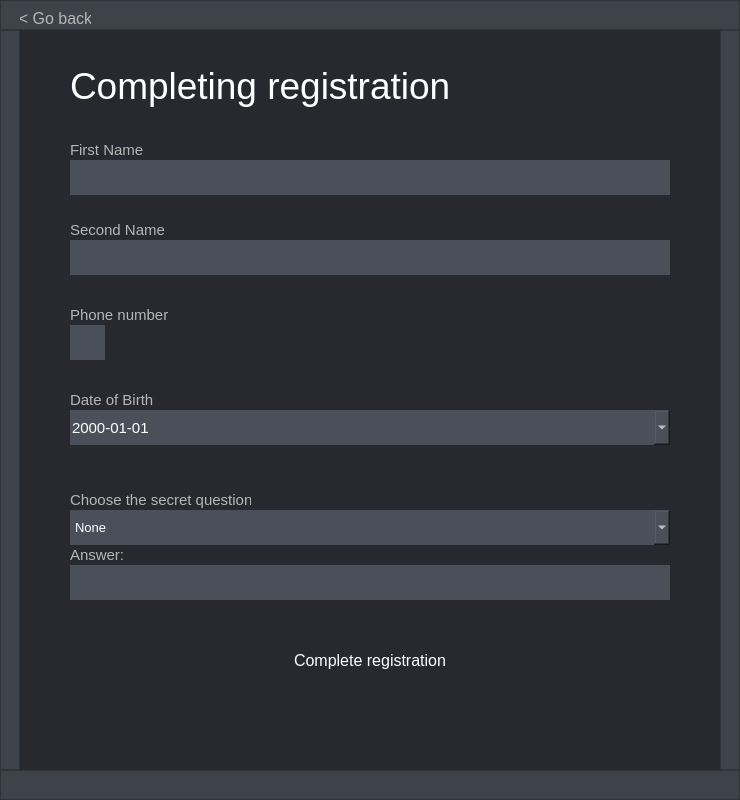
<?xml version="1.0" encoding="UTF-8"?>
<ui version="4.0">
 <class>RegistrationWindowFinal</class>
 <widget class="QWidget" name="RegistrationWindowFinal">
  <property name="geometry">
   <rect>
    <x>0</x>
    <y>0</y>
    <width>740</width>
    <height>800</height>
   </rect>
  </property>
  <property name="minimumSize">
   <size>
    <width>740</width>
    <height>800</height>
   </size>
  </property>
  <property name="maximumSize">
   <size>
    <width>740</width>
    <height>800</height>
   </size>
  </property>
  <property name="windowTitle">
   <string>Form</string>
  </property>
  <property name="styleSheet">
   <string notr="true">background-color: rgb(39, 41, 47);</string>
  </property>
  <widget class="QFrame" name="RightBorder_frame">
   <property name="geometry">
    <rect>
     <x>720</x>
     <y>30</y>
     <width>20</width>
     <height>740</height>
    </rect>
   </property>
   <property name="styleSheet">
    <string notr="true">background-color: rgb(62, 66, 75);
</string>
   </property>
   <property name="frameShape">
    <enum>QFrame::StyledPanel</enum>
   </property>
   <property name="frameShadow">
    <enum>QFrame::Raised</enum>
   </property>
  </widget>
  <widget class="QLabel" name="PhoneNumber_label">
   <property name="geometry">
    <rect>
     <x>70</x>
     <y>305</y>
     <width>281</width>
     <height>20</height>
    </rect>
   </property>
   <property name="font">
    <font>
     <family>Arial</family>
     <pointsize>11</pointsize>
    </font>
   </property>
   <property name="styleSheet">
    <string notr="true">color: rgb(182, 182, 182);</string>
   </property>
   <property name="text">
    <string>Phone number</string>
   </property>
  </widget>
  <widget class="QPushButton" name="CompleteRegistration_button">
   <property name="geometry">
    <rect>
     <x>70</x>
     <y>640</y>
     <width>600</width>
     <height>40</height>
    </rect>
   </property>
   <property name="font">
    <font>
     <family>Arial</family>
     <pointsize>12</pointsize>
     <bold>false</bold>
    </font>
   </property>
   <property name="cursor">
    <cursorShape>PointingHandCursor</cursorShape>
   </property>
   <property name="styleSheet">
    <string notr="true">QPushButton
{
	color: rgb(255, 255, 255);
	background: qlineargradient(x1:0, y1:0, x2:1, y2:1,
                stop:0 rgb(0, 200, 250), 
				stop: 0.4 rgb(30, 150, 255),
                stop:1 rgb(60, 90, 255));
	border: 0px;
}
QPushButton:hover
{
	
	background-color: rgb(25, 206, 255);
}</string>
   </property>
   <property name="text">
    <string>Complete registration</string>
   </property>
   <property name="iconSize">
    <size>
     <width>220</width>
     <height>40</height>
    </size>
   </property>
   <property name="autoRepeatDelay">
    <number>0</number>
   </property>
   <property name="autoRepeatInterval">
    <number>-4</number>
   </property>
   <property name="default">
    <bool>false</bool>
   </property>
  </widget>
  <widget class="QLabel" name="PhoneCode_label">
   <property name="geometry">
    <rect>
     <x>70</x>
     <y>325</y>
     <width>35</width>
     <height>35</height>
    </rect>
   </property>
   <property name="font">
    <font>
     <family>Arial</family>
     <pointsize>11</pointsize>
    </font>
   </property>
   <property name="styleSheet">
    <string notr="true">color: rgb(255, 255, 255);

background-color: rgb(74, 79, 90);</string>
   </property>
   <property name="text">
    <string/>
   </property>
  </widget>
  <widget class="QLabel" name="FirstName_label">
   <property name="geometry">
    <rect>
     <x>70</x>
     <y>140</y>
     <width>281</width>
     <height>20</height>
    </rect>
   </property>
   <property name="font">
    <font>
     <family>Arial</family>
     <pointsize>11</pointsize>
    </font>
   </property>
   <property name="styleSheet">
    <string notr="true">color: rgb(182, 182, 182);</string>
   </property>
   <property name="text">
    <string>First Name</string>
   </property>
  </widget>
  <widget class="QLabel" name="Error_window_label">
   <property name="geometry">
    <rect>
     <x>70</x>
     <y>700</y>
     <width>600</width>
     <height>51</height>
    </rect>
   </property>
   <property name="font">
    <font>
     <family>Arial</family>
     <pointsize>10</pointsize>
    </font>
   </property>
   <property name="styleSheet">
    <string notr="true">background-color: rgba(255, 255, 255, 0);
color: rgb(255, 50, 0);</string>
   </property>
   <property name="text">
    <string/>
   </property>
   <property name="alignment">
    <set>Qt::AlignHCenter|Qt::AlignTop</set>
   </property>
  </widget>
  <widget class="QFrame" name="BottomBorder_frame">
   <property name="geometry">
    <rect>
     <x>0</x>
     <y>770</y>
     <width>740</width>
     <height>30</height>
    </rect>
   </property>
   <property name="styleSheet">
    <string notr="true">background-color: rgb(62, 66, 75);</string>
   </property>
   <property name="frameShape">
    <enum>QFrame::StyledPanel</enum>
   </property>
   <property name="frameShadow">
    <enum>QFrame::Raised</enum>
   </property>
  </widget>
  <widget class="QLineEdit" name="SecondName_lineEdit">
   <property name="geometry">
    <rect>
     <x>70</x>
     <y>240</y>
     <width>600</width>
     <height>35</height>
    </rect>
   </property>
   <property name="sizePolicy">
    <sizepolicy hsizetype="Expanding" vsizetype="Expanding">
     <horstretch>0</horstretch>
     <verstretch>0</verstretch>
    </sizepolicy>
   </property>
   <property name="font">
    <font>
     <family>Arial</family>
     <pointsize>11</pointsize>
    </font>
   </property>
   <property name="styleSheet">
    <string notr="true">color: rgb(255, 255, 255);

background-color: rgb(74, 79, 90);</string>
   </property>
   <property name="text">
    <string/>
   </property>
   <property name="frame">
    <bool>false</bool>
   </property>
  </widget>
  <widget class="QLineEdit" name="FirstName_lineEdit">
   <property name="geometry">
    <rect>
     <x>70</x>
     <y>160</y>
     <width>600</width>
     <height>35</height>
    </rect>
   </property>
   <property name="sizePolicy">
    <sizepolicy hsizetype="Expanding" vsizetype="Expanding">
     <horstretch>0</horstretch>
     <verstretch>0</verstretch>
    </sizepolicy>
   </property>
   <property name="font">
    <font>
     <family>Arial</family>
     <pointsize>11</pointsize>
    </font>
   </property>
   <property name="styleSheet">
    <string notr="true">color: rgb(255, 255, 255);

background-color: rgb(74, 79, 90);</string>
   </property>
   <property name="text">
    <string/>
   </property>
   <property name="frame">
    <bool>false</bool>
   </property>
  </widget>
  <widget class="QLineEdit" name="Answer_lineEdit">
   <property name="geometry">
    <rect>
     <x>70</x>
     <y>565</y>
     <width>600</width>
     <height>35</height>
    </rect>
   </property>
   <property name="sizePolicy">
    <sizepolicy hsizetype="Expanding" vsizetype="Expanding">
     <horstretch>0</horstretch>
     <verstretch>0</verstretch>
    </sizepolicy>
   </property>
   <property name="font">
    <font>
     <family>Arial</family>
     <pointsize>11</pointsize>
    </font>
   </property>
   <property name="styleSheet">
    <string notr="true">color: rgb(255, 255, 255);

background-color: rgb(74, 79, 90);</string>
   </property>
   <property name="text">
    <string/>
   </property>
   <property name="frame">
    <bool>false</bool>
   </property>
  </widget>
  <widget class="QLabel" name="SecondName_label">
   <property name="geometry">
    <rect>
     <x>70</x>
     <y>220</y>
     <width>281</width>
     <height>20</height>
    </rect>
   </property>
   <property name="font">
    <font>
     <family>Arial</family>
     <pointsize>11</pointsize>
    </font>
   </property>
   <property name="styleSheet">
    <string notr="true">color: rgb(182, 182, 182);</string>
   </property>
   <property name="text">
    <string>Second Name</string>
   </property>
  </widget>
  <widget class="QComboBox" name="SecretQuestion_comboBox">
   <property name="geometry">
    <rect>
     <x>70</x>
     <y>510</y>
     <width>600</width>
     <height>35</height>
    </rect>
   </property>
   <property name="font">
    <font>
     <family>Arial</family>
     <pointsize>10</pointsize>
    </font>
   </property>
   <property name="styleSheet">
    <string notr="true">color: rgb(255, 255, 255);
border: 0px;
background-color: rgb(74, 79, 90);</string>
   </property>
   <item>
    <property name="text">
     <string>None</string>
    </property>
   </item>
   <item>
    <property name="text">
     <string>The city in which you were born.</string>
    </property>
   </item>
   <item>
    <property name="text">
     <string>The name of your favorite pet.</string>
    </property>
   </item>
   <item>
    <property name="text">
     <string>The your favorite food.</string>
    </property>
   </item>
   <item>
    <property name="text">
     <string>The maiden's name of your mother.</string>
    </property>
   </item>
   <item>
    <property name="text">
     <string>The make of your first car.</string>
    </property>
   </item>
   <item>
    <property name="text">
     <string>The model of your first phone.</string>
    </property>
   </item>
  </widget>
  <widget class="QLabel" name="Create_account_label">
   <property name="geometry">
    <rect>
     <x>70</x>
     <y>60</y>
     <width>391</width>
     <height>51</height>
    </rect>
   </property>
   <property name="font">
    <font>
     <family>Arial</family>
     <pointsize>28</pointsize>
    </font>
   </property>
   <property name="styleSheet">
    <string notr="true">color: rgb(255, 255, 255);</string>
   </property>
   <property name="text">
    <string>Completing registration</string>
   </property>
  </widget>
  <widget class="QLabel" name="DateOfBirth_label">
   <property name="geometry">
    <rect>
     <x>70</x>
     <y>390</y>
     <width>281</width>
     <height>20</height>
    </rect>
   </property>
   <property name="font">
    <font>
     <family>Arial</family>
     <pointsize>11</pointsize>
    </font>
   </property>
   <property name="styleSheet">
    <string notr="true">color: rgb(182, 182, 182);</string>
   </property>
   <property name="text">
    <string>Date of Birth</string>
   </property>
  </widget>
  <widget class="QFrame" name="LeftBorder_frame">
   <property name="geometry">
    <rect>
     <x>0</x>
     <y>30</y>
     <width>20</width>
     <height>740</height>
    </rect>
   </property>
   <property name="styleSheet">
    <string notr="true">background-color: rgb(62, 66, 75);
</string>
   </property>
   <property name="frameShape">
    <enum>QFrame::StyledPanel</enum>
   </property>
   <property name="frameShadow">
    <enum>QFrame::Raised</enum>
   </property>
  </widget>
  <widget class="QLabel" name="ChooseSecretQuetion_label">
   <property name="geometry">
    <rect>
     <x>70</x>
     <y>490</y>
     <width>181</width>
     <height>20</height>
    </rect>
   </property>
   <property name="font">
    <font>
     <family>Arial</family>
     <pointsize>11</pointsize>
    </font>
   </property>
   <property name="styleSheet">
    <string notr="true">color: rgb(182, 182, 182);</string>
   </property>
   <property name="text">
    <string>Choose the secret question</string>
   </property>
  </widget>
  <widget class="QDateEdit" name="dateEdit">
   <property name="geometry">
    <rect>
     <x>70</x>
     <y>410</y>
     <width>600</width>
     <height>35</height>
    </rect>
   </property>
   <property name="font">
    <font>
     <family>Arial</family>
     <pointsize>11</pointsize>
    </font>
   </property>
   <property name="styleSheet">
    <string notr="true">color: rgb(255, 255, 255);
border: 0px;
background-color: rgb(74, 79, 90);</string>
   </property>
   <property name="dateTime">
    <datetime>
     <hour>0</hour>
     <minute>0</minute>
     <second>0</second>
     <year>2000</year>
     <month>1</month>
     <day>1</day>
    </datetime>
   </property>
   <property name="displayFormat">
    <string>yyyy-MM-dd</string>
   </property>
   <property name="calendarPopup">
    <bool>true</bool>
   </property>
   <property name="date">
    <date>
     <year>2000</year>
     <month>1</month>
     <day>1</day>
    </date>
   </property>
  </widget>
  <widget class="QLabel" name="Answer_label">
   <property name="geometry">
    <rect>
     <x>70</x>
     <y>545</y>
     <width>281</width>
     <height>20</height>
    </rect>
   </property>
   <property name="font">
    <font>
     <family>Arial</family>
     <pointsize>11</pointsize>
    </font>
   </property>
   <property name="styleSheet">
    <string notr="true">color: rgb(182, 182, 182);</string>
   </property>
   <property name="text">
    <string>Answer:</string>
   </property>
  </widget>
  <widget class="QFrame" name="UpperBorder_frame">
   <property name="geometry">
    <rect>
     <x>0</x>
     <y>0</y>
     <width>740</width>
     <height>30</height>
    </rect>
   </property>
   <property name="styleSheet">
    <string notr="true">background-color: rgb(62, 66, 75);</string>
   </property>
   <property name="frameShape">
    <enum>QFrame::StyledPanel</enum>
   </property>
   <property name="frameShadow">
    <enum>QFrame::Raised</enum>
   </property>
   <widget class="QPushButton" name="Close_button">
    <property name="geometry">
     <rect>
      <x>715</x>
      <y>0</y>
      <width>25</width>
      <height>25</height>
     </rect>
    </property>
    <property name="styleSheet">
     <string notr="true">QPushButton
{
	background-color: rgba(0, 0, 0, 0);
	border: 0px; 
}
QPushButton:hover
{ 
	background-color: rgb(249, 22, 34);
 }
</string>
    </property>
    <property name="text">
     <string/>
    </property>
    <property name="iconSize">
     <size>
      <width>14</width>
      <height>14</height>
     </size>
    </property>
   </widget>
   <widget class="QPushButton" name="GoBack_button">
    <property name="geometry">
     <rect>
      <x>20</x>
      <y>10</y>
      <width>71</width>
      <height>16</height>
     </rect>
    </property>
    <property name="font">
     <font>
      <family>Segoe UI</family>
      <pointsize>12</pointsize>
      <underline>false</underline>
     </font>
    </property>
    <property name="cursor">
     <cursorShape>PointingHandCursor</cursorShape>
    </property>
    <property name="styleSheet">
     <string notr="true">QPushButton
{
	background-color: rgba(255, 255, 255, 0);
	border: 0 px;
	color: rgb(182, 182, 182);
}
QPushButton:hover
{		
	color: rgb(220, 220, 220);
}</string>
    </property>
    <property name="text">
     <string>&lt; Go back</string>
    </property>
   </widget>
  </widget>
 </widget>
 <resources/>
 <connections/>
</ui>
